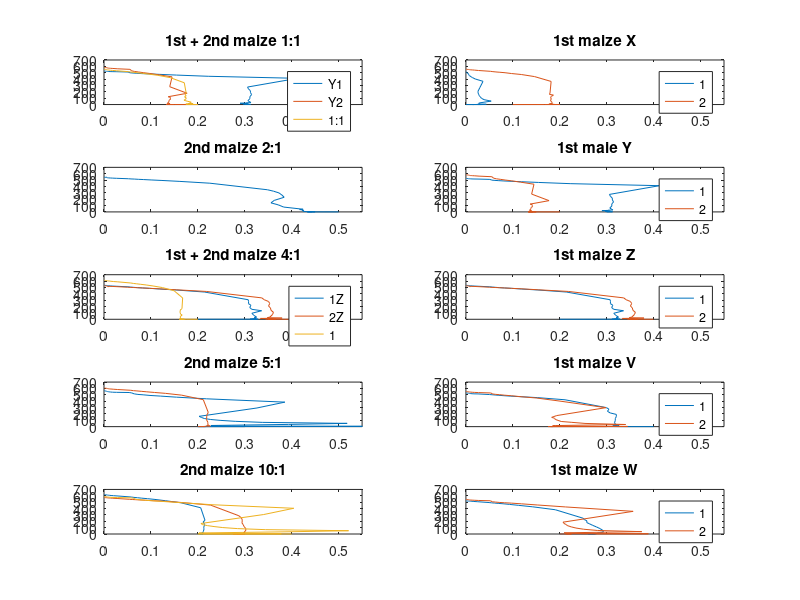

MATLAB code for this plot:
close all
clear

res = [999999 899999 799999 699999 599999 499999 399999 299999 199999 99999 89999 79999 69999 59999 49999 39999 29999 19999 9999 8999 7999 6999 5999 4999 3999 2999 1999 999 899 799 699 599 499 399 299 199 99 89 79 69 59 49 39 29 19 9 8 7 6 5 4 3 2 1 0];

%--------------------------------------------------------------------------
%w 5 measurements, airampo

%stora b?garen
%mV, 999 999 - 0 Ohm
aC1_V = 200;
aC2_V = [600 600 530 530 529 529 529 528 528 527 526 522 521 520 518 517 515 513 509 507 497 486 443 431 418 401 377 343 297 232 160 073 064 057 49.1 40.6 32.5 24.4 16.2 8.0 7.2 6.4 5.6 4.7 3.9 3.0 2.2 1.4 0.6 0.4 0.3 0.3 0.2 0.1 0];

aB1_V = [402 402 396 393 388 385 374 374 363 358 349 336 330 323 316 306 296 287 286 282 283 284 282 192 073 052 026 023 021 19.7 17.0 14.2 8.7 5.8 2.8 2.5 2.2 1.9 1.6 1.3 1.0 0.7 0.4 0.1 0.1 0 0 0 0 0 0 0 0 0 0];
aB2_V = 490;
aB3_V = [566 566 564 563 561 559 557 555 553 550 547 540 539 533 527 522 516 509 498 474 402 374 340 310 276 235 193 149 101 48.5 43.6 38.6 33.5 28.6 23.5 18.9 14.0 9.2 4.5 4.0 3.5 3.1 2.6 2.1 1.6 1.2 0.7 0.3 0.2 0.2 0.1 0.1 0 0 0];

aC2_I = aC2_V./res;
aB1_I = aB1_V./res;
aB3_I = aB3_V./res;

% figure
% plot(aC2_I, aC2_V, aB1_I, aB1_V, aB3_I, aB3_V);
% legend('2C', '1B', '3B')
% title('1st airampo 2C 1B 3B')


%------------------------------------------------------------------------------------------------------
%------------------------------------------------------------------------------------------------------

%w 6 monday

%airampo, mV
aBprim1_V = [538 538 540 539 540 539 539 538 538 536 534 530 529 526 524 521 517 510 496 431 421 406 388 366 325 385 227 157 119 97 82 68 54 41 27 14 13 12 11 9 8 7 6 5 3 2 1 0.9 0.8 0.7 0.6 0.5 0.4 0.2 0];
aBprim1_I = aBprim1_V./res;
aBprim2_V = [612 612 610 609 609 608 607 606 605 604 603 601 600 598 597 595 593 589 583 564 559 552 545 535 521 500 565 389 201 175 155 135 115 105 56 37 19 17 14 12 10.5 8.6 7.0 5.1 4.0 2.0 1.5 1.3 1.1 0.9 0.7 0.6 0.4 0.2 0];
aBprim2_I = aBprim2_V./res;

aCprim1_V = [602 602 602 602 602 601 600 598 594 591 587 585 584 581 576 571 563 545 497 582 466 444 415 392 342 270 189 92.0 80.0 72.0 62.9 53.0 42.8 36.7 25.5 17.7 8.8 7.0 6.8 6.0 5.0 4.3 3.3 2.5 1.7 0.9 0.6 0.6 0.5 0.4 0.3 0.2 0.1 0 0];
aCprim1_I = aCprim1_V./res;
%felk?lla beh?vde s?tta p? silver 2ggr
aCprim2_V = [562 562 445 444 442 429 412 413 400 395 381 377 375 370 372 365 360 354 343 292 278 266 255 237 217 185 141 80 73.6 66.0 58.8 50.3 41.8 33.6 25.6 16.8 8.3 7.5 6.6 5.6 4.8 4.0 3.1 2.4 1.5 0.7 0.6 0.5 0.5 0.4 0.3 0.2 0.1 0 0];
aCprim2_V = aCprim2_V./res;

% figure
% subplot(2, 1, 1)
% plot(aBprim1_I, aBprim1_V, aBprim2_I, aBprim2_V)
% title('2nd airampo 1B 2B')
% xlim([0 0.55])
% legend('1', '2')
% subplot(2, 1, 2)
% plot(aCprim1_I, aCprim1_V, aCprim2_V, aCprim2_V)
% title('2nd airampo 1C 2C')
% xlim([0 0.55])
% legend('1', '2')


% %black maize ------------------------------------------------------------
mX1_V = [516 516 511 509 506 504 502 500 496 491 477 467 463 455 447 437 423 401 365 270 204 183 161 142 122 99 77.0 53.8 25.5 22.1 19.2 17.1 13.6 11.4 8.8 6.5 4.3 2.1 1.9 1.6 1.4 1.2 0.9 0.7 0.5 0.3 0.2 0.1 0.1 0 0 0 0 0 0];
mX1_I = mX1_V./res;
mX2_V = [557 557 557 557 556 555 555 554 552 551 550 549 548 546 545 544 541 535 522 517 512 507 500 487 472 439 363 179 160 149 127 108 90.9 72.0 54.1 36.5 18.2 16.2 14.3 12.3 10.5 9.0 7.2 5.3 3.5 1.7 1.4 1.3 1.1 0.9 0.8 0.5 0.2 0.1 0];
mX2_I = mX2_V./res;

%1:1 - bekr?fta med block
%m?ngden majs f?r andra m?tningen
mY1_V = [525 525 525 525 525 525 525 525 525 522 521 521 521 520 519 518 517 516 511 499 495 491 486 481 474 463 444 412 275 246 218 187 157 124 93 61 31 27 24 20 17.6 14.7 12.0 8.6 5.7 2.7 2.5 2.1 1.8 1.5 1.2 0.9 0.6 0.3 0];
mY1_I = mY1_V./res;
mY2_V = [584 584 584 583 583 583 582 581 581 580 576 575 574 571 571 569 567 562 553 530 520 512 501 488 467 435 280 177 123 113 98.7 85.1 69.4 55.2 41.3 27.0 13.9 12.5 10.7 9.4 7.9 6.6 5.3 3.9 2.6 1.2 1.1 1.0 0.8 0.7 0.6 0.4 0.3 0.2 0];
mY2_I = mY2_V./res;

%4:1
%m?ngden majs f?r andra m?tningen
mZ1_V = [536 536 536 535 535 534 534 533 532 531 530 528 528 527 525 524 522 519 510 506 502 497 492 486 475 460 428 307 277 246 219 186 157 134 94.2 63.5 32.2 28.8 25.3 22.3 19.0 15.7 12.6 9.4 6.1 2.8 2.5 2.3 1.9 1.6 1.3 0.9 0.6 0.2 0];
mZ1_I = mZ1_V./res;
mZ2_V = [530 530 528 529 528 527 526 526 525 524 523 522 521 510 519 517 516 513 504 501 499 496 492 486 478 463 437 336 307 280 247 210 177 142 108 71.4 35.0 31.3 27.6 24.0 21.5 18.6 13.0 10.1 6.6 3.1 2.8 2.5 2.1 1.8 1.4 1.1 0.7 0.4 0];
mZ2_I = mZ2_V./res;

%? = v
%1:1
%mer majs ?n 2a
mV1_V = [531 531 531 530 530 530 529 528 527 526 525 523 522 521 519 517 515 514 504 501 497 492 486 479 470 456 422 299 274 241 215 192 160 127 95.2 63.0 31.6 28.2 25.4 21.6 19.1 16.0 12.6 9.3 6.1 2.9 2.5 2.2 1.9 1.6 1.3 1.0 0.7 0.4 0];
mV1_I = mV1_V./res;
mV2_V = [554 554 553 552 552 552 551 550 549 548 546 545 544 543 542 540 538 535 529 513 507 502 494 485 470 450 401 298 174 146 132 114 98 81 67.5 50.5 33.7 17.0 14.6 12.9 11.2 9.7 8.2 6.5 4.7 3.1 1.4 1.3 1.1 0.9 0.8 0.7 0.5 0.3 0];
mV2_I = mV2_V./res;

%? = w
mW1_V = [520 520 519 520 520 519 519 519 518 517 517 517 516 516 515 514 511 507 494 490 486 481 475 465 450 427 381 249 227 206 180 158 135 111 85.4 58.0 29.0 25.5 22.5 19.6 16.6 13.7 10.9 8.1 5.1 2.5 2.1 1.9 1.6 1.3 1.1 0.8 0.5 0.2 0];
mW1_I = mW1_V./res;
%ljus glappar
mW2_V = [547 547 546 546 544 544 543 542 541 540 538 537 535 534 533 532 530 527 522 506 502 496 491 485 474 456 425 356 186 167 149 130 112 93.6 75.0 55.7 37.1 18.6 16.6 14.7 12.8 11.0 9.1 7.1 5.4 3.5 1.7 1.5 1.3 1.1 0.9 0.6 0.4 0.2 0];
mW2_I = mW2_V./res;

% figure
% subplot(5, 1, 1)
% plot(mX1_I, mX1_V, mX2_I, mX2_V)
% title('1st maize X')
% xlim([0 0.35])
% legend('1', '2')
% subplot(5, 1, 2)
% plot(mY1_I, mY1_V, mY2_I, mY2_V)
% title('1st maize Y')
% xlim([0 0.35])
% legend('1', '2')
% subplot(5, 1, 3)
% plot(mZ1_I, mZ1_V, mZ2_I, mZ2_V)
% title('1st maize Z')
% xlim([0 0.35])
% legend('1', '2')
% subplot(5, 1, 4)
% plot(mV1_I, mV1_V, mV2_I, mV2_V)
% title('1st maize V')
% xlim([0 0.35])
% legend('1', '2')
% subplot(5, 1, 5)
% plot(mW1_I, mW1_V, mW2_I, mW2_V)
% title('1st maize W')
% xlim([0 0.35])
% legend('1', '2')


%------------------------------------------------------------------------------------------------------
%------------------------------------------------------------------------------------------------------
%10/02
%3e m?tningen, majs och kanske airampo med polymer sen

%4 majs

%1:1 - en kvar
%m111_V = [366];
%m112_V = [150];
%ngt ?r fel - oklart vad
%m?ste ha f?rsk majs?
%elektrolyten ?r f?r gammal?
m113_V = [561 561 561 560 558 557 556 555 552 549 547 546 545 544 541 539 536 531 517 511 506 499 490 478 459 423 342 175 155 140 120 105 87 68 53 37 18 16 15 12.3 10.5 8.6 6.8 5.3 3.4 1.6 1.4 1.3 1.1 0.9 0.8 0.6 0.4 0.2 0];
m113_I = m113_V./res;

%2:1 - en kvar
%2 m?tna med d?liga utrustningen
m212_V = [550 550 548 547 545 545 544 543 541 549 539 537 536 535 534 533 531 528 521 518 516 512 508 502 494 480 451 348 325 298 265 230 181 142 111 76.2 42.0 37.1 33.3 29.1 25.1 20.7 16.6 12.3 8.1 3.9 3.5 3.1 2.6 2.2 1.8 1.3 0.9 0.5 0];
m212_I = m212_V./res;

%4:1
m411_V = []; %fuckad
m412_V = [615 615 614 614 613 612 611 610 609 607 606 604 603 601 600 597 593 588 570 563 557 549 539 523 498 448 335 166 146 130 113 97.4 81.4 66.5 48.8 32.3 16.2 14.5 12.8 11.2 9.6 8.0 6.3 4.7 3.1 1.5 1.3 1.2 1.0 0.8 0.7 0.6 0.4 0.2 0];
m412_I = m412_V./res;
m413_V = []; %rispad

%5:1
m511_V = [568 568 567 566 565 565 563 561 559 557 553 552 551 548 547 544 541 539 536 530 515 506 500 490 480 463 437 385 293 162 145 128 113 98.7 83.6 67.1 51.3 35.0 18.0 16.2 14.4 12.4 10.6 8.9 7.0 5.2 3.4 1.4 1.3 1.0 0.9 0.7 0.5 0.3 0];
m511_I = m511_V./res;
m512_V = [609 609 608 608 607 606 606 604 603 602 600 599 596 595 592 591 588 583 571 565 561 555 547 537 523 495 423 222 198 175 153 131 109 87.8 66.2 44.0 22.0 19.6 17.4 15.1 13.0 11.1 8.5 6.3 4.1 1.9 1.7 1.5 1.2 1.0 0.8 0.6 0.4 0.2 0];
m512_I = m512_V./res;
m513_V = []; %f?r l?g, 10mV h?gsta med bra m?tutrustning

%10:1
m1011_V = [620 620 620 620 620 619 618 617 616 614 612 611 610 609 607 605 602 597 581 575 570 563 555 543 523 491 412 215 190 170 150 128 106 85.0 63.6 42.1 20.9 18.6 16.6 14.3 12.2 10.1 8.0 6.0 3.9 1.9 1.6 1.4 1.2 1.0 0.8 0.6 0.4 0.2 0];
m1011_I = m1011_V./res;
m1012_V = [578 578 577 576 575 574 573 572 571 570 569 568 567 566 565 564 562 558 545 542 539 535 530 523 515 495 454 287 262 235 206 176 148 119 90.2 60.2 29.6 26.6 23.5 20.6 17.6 14.6 11.6 8.6 5.6 2.6 2.3 2.0 1.7 1.5 1.1 0.9 0.6 0.3 0];
m1012_I = m1012_V./res;
m1013_V = [589 589 589 589 588 588 587 587 586 585 584 582 581 579 578 576 574 572 568 562 545 537 530 521 510 492 460 404 306 165 147 132 117 101 85.0 68.4 51.6 34.9 16.0 14.2 12.3 10.6 8.8 7.0 5.2 3.4 1.6 1.5 1.3 1.1 0.9 0.7 0.5 0.4 0];
m1013_I = m1013_V./res; %hade 52 m?tpukter - la till 2 589 i b?rjan

figure
subplot(5, 2, 1)
plot(mY1_I, mY1_V, mY2_I, mY2_V, m113_I, m113_V)
title('1st + 2nd maize 1:1')
xlim([0 0.55])
ylim([0 700])
legend('Y1', 'Y2', '1:1')
subplot(5, 2, 3)
plot(m212_I, m212_V)
title('2nd maize 2:1')
xlim([0 0.55])
ylim([0 700])
%legend('Y1', 'Y2', '1.1')
subplot(5, 2, 5)
plot(mZ1_I, mZ1_V, mZ2_I, mZ2_V, m412_I, m412_V)
title('1st + 2nd maize 4:1')
xlim([0 0.55])
ylim([0 700])
legend('1Z', '2Z', '1')
subplot(5, 2, 7)
plot(m511_I, m511_V, m512_I, m512_V) %en f?r d?lig
title('2nd maize 5:1')
xlim([0 0.55])
ylim([0 700])
subplot(5, 2, 9)
plot(m1011_I, m1011_V, m1012_I, m1012_V, m1013_I, m1013_V)
title('2nd maize 10:1')
xlim([0 0.55])
ylim([0 700])
subplot(5, 2, 2)
plot(mX1_I, mX1_V, mX2_I, mX2_V)
title('1st maize X')
xlim([0 0.55])
ylim([0 700])
legend('1', '2')
subplot(5, 2, 4)
plot(mY1_I, mY1_V, mY2_I, mY2_V)
title('1st maie Y')
xlim([0 0.55])
ylim([0 700])
legend('1', '2')
subplot(5, 2, 6)
plot(mZ1_I, mZ1_V, mZ2_I, mZ2_V)
title('1st maize Z')
xlim([0 0.55])
ylim([0 700])
legend('1', '2')
subplot(5, 2, 8)
plot(mV1_I, mV1_V, mV2_I, mV2_V)
title('1st maize V')
xlim([0 0.55])
ylim([0 700])
legend('1', '2')
subplot(5, 2, 10)
plot(mW1_I, mW1_V, mW2_I, mW2_V)
title('1st maize W')
xlim([0 0.55])
ylim([0 700])
legend('1', '2')


%airampo omgang 3 ---------------------------------------------------------
%med polymerpapper

a31_V = [480 479 477 476 476 475 474 473 471 467 465 463 461 458 455 449 441 424 374 353 335 317 300 268 228 184 130 65.0 56.8 50.0 43.9 37.4 31.4 25.2 18.9 12.3 6.1 5.4 4.7 3.6 2.5 2.0 1.6 1.2 0.8 0.7 0.7 0.6 0.6 0.1 0.1 0.1 0 0 0];
a31_I = a31_V./res;

% figure
% plot(aBprim1_I, aBprim1_V, aBprim2_I, aBprim2_V, a31_I, a31_V)
% title('2nd airampo Bprim Bpoly')
% xlim([0 0.55])
% legend('1', '2', 'poly')
